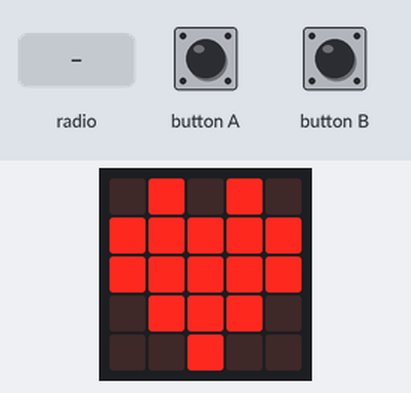
Recording of a program running on a simulated BBC micro:bit running MicroPython. Parts: the board's 5×5 LED display. The test bench sets the inputs (shaded band).

Above: at 0.1 s.
2.3 s: radio message "0" arrives
At 2.8 s:
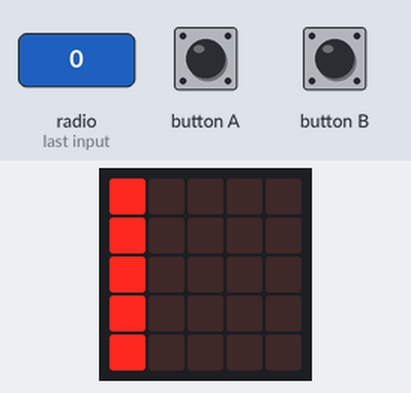
3.8 s: radio message "1" arrives
At 5.0 s:
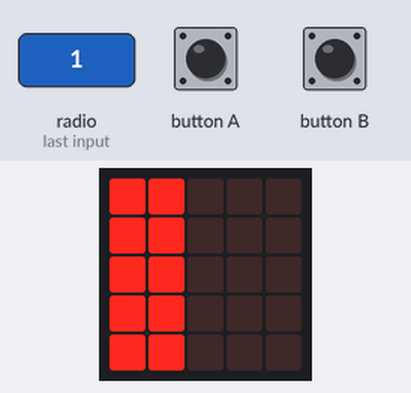
5.3 s: radio message "2" arrives
At 6.3 s:
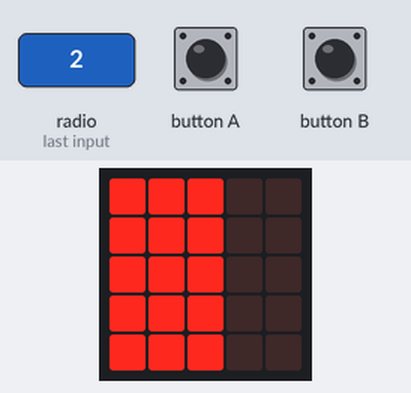
6.8 s: radio message "3" arrives
At 7.4 s:
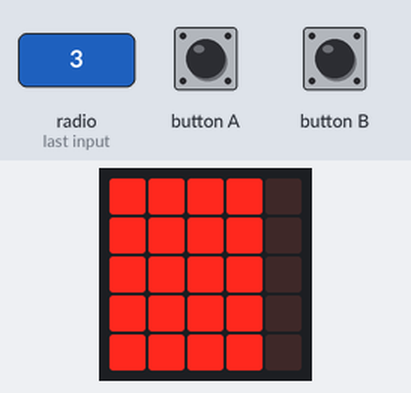
8.3 s: radio message "4" arrives
At 9.7 s:
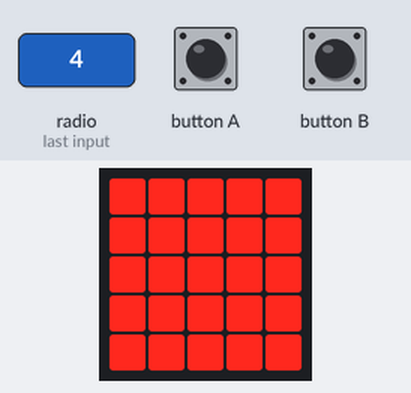
Timing chart, 0 to 11.3 s (numbered marks = the images above; inputs shaded):
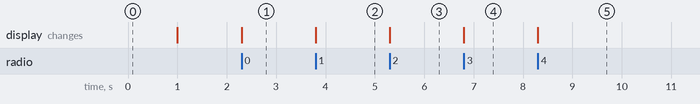

The program:

RemoteBitRF.py
```python
from microbit import *
import radio
import utime

radio.on()
radio.config(group=2,power=7)

laatsteA = 0
laatsteB = 0
KnopInterval = 500

display.show(Image.HEART)
sleep(1000)
display.clear()

while True:
    nu = utime.ticks_ms()

    # --- ZENDEN: Noodknoppen ---
    if button_a.was_pressed():
        if utime.ticks_diff(nu, laatsteA) < KnopInterval:
            radio.send("P") # Zend Parachute commando!
        laatsteA = nu

    if button_b.was_pressed():
        if utime.ticks_diff(nu, laatsteB) < KnopInterval:
            radio.send("C") # Zend Cargo commando!
        laatsteB = nu

    message = radio.receive()
    if message:
        status = int(message)
        if status == 0:
            display.show(Image('90000:'
                               '90000:'
                               '90000:'
                               '90000:'
                               '90000'))
        elif status == 1:
            display.show(Image('99000:'
                               '99000:'
                               '99000:'
                               '99000:'
                               '99000'))
        elif status == 2:
            display.show(Image('99900:'
                               '99900:'
                               '99900:'
                               '99900:'
                               '99900'))
        elif status == 3:
            display.show(Image('99990:'
                               '99990:'
                               '99990:'
                               '99990:'
                               '99990'))
        elif status == 4:
            display.show(Image('99999:'
                               '99999:'
                               '99999:'
                               '99999:'
                               '99999'))
```

Measured:
- after the input at 2.3 s, the display: changes at once (image 1)
- after the input at 3.8 s, the display: changes at once (image 2)
- after the input at 5.3 s, the display: changes at once (image 3)
- after the input at 6.8 s, the display: changes at once (image 4)
- after the input at 8.3 s, the display: changes at once (image 5)
